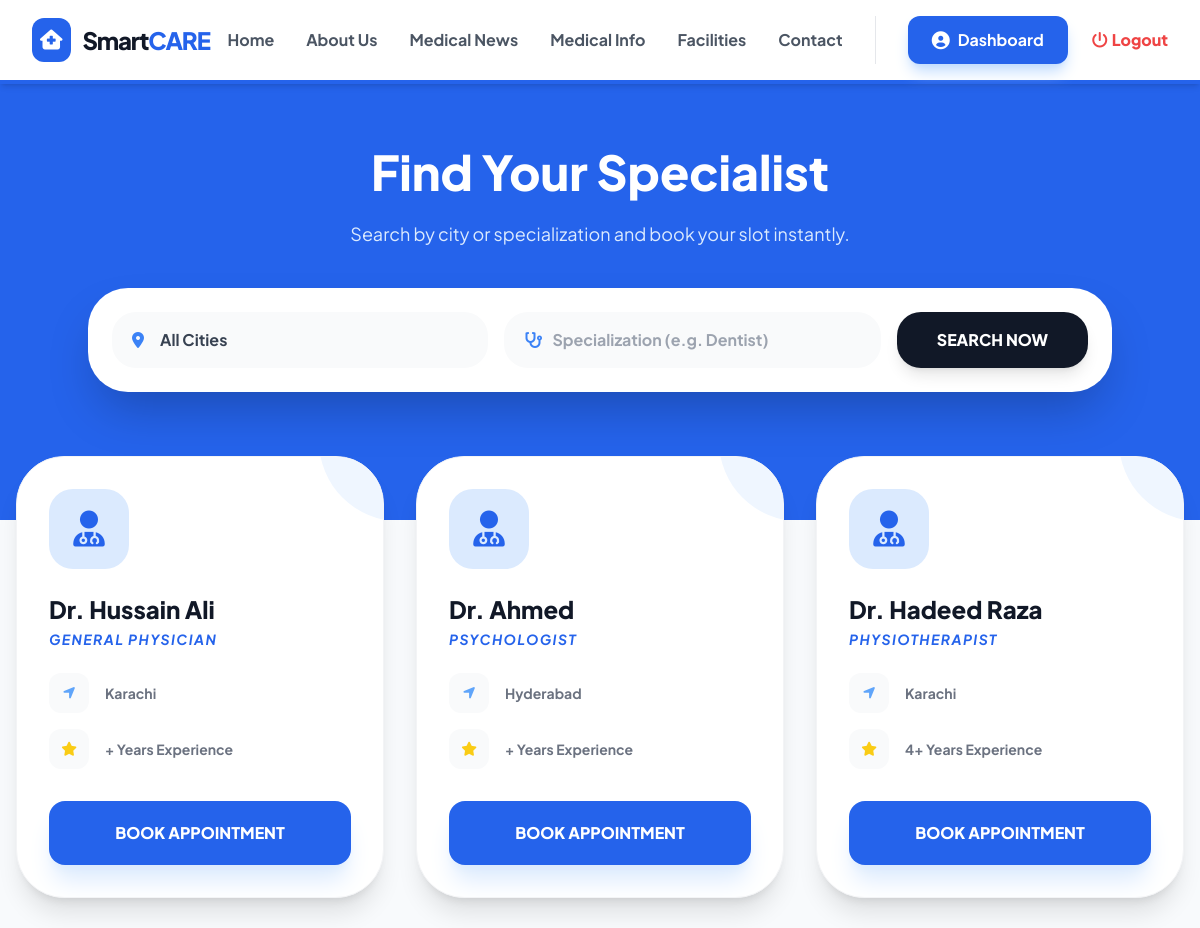
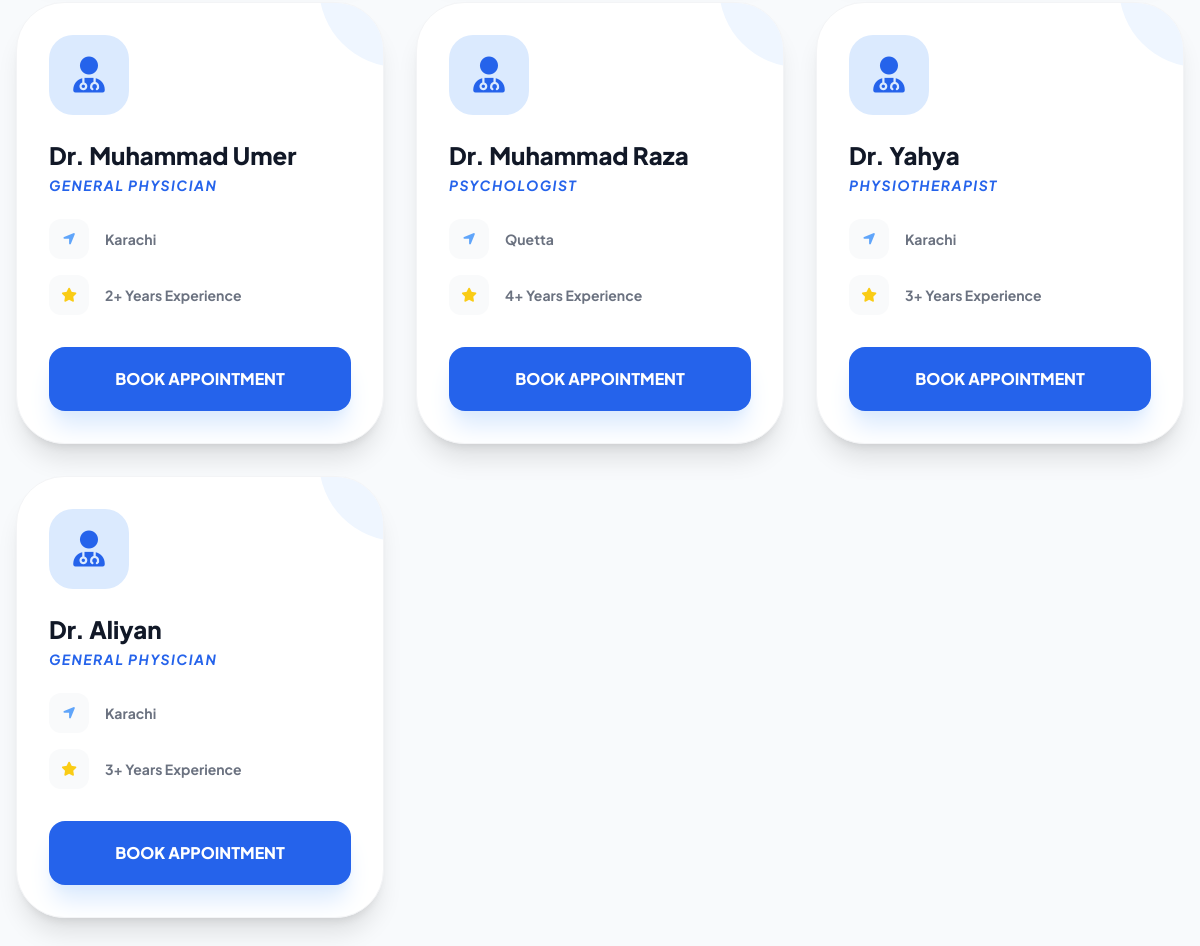
Page /search_doctors.php (signed in) on the committed database (2 pictures, top to bottom).
### tables this page shows
CREATE TABLE `doctors` (
  `doctor_id` int(11) NOT NULL,
  `user_id` int(11) NOT NULL,
  `city_id` int(11) NOT NULL,
  `specialization` varchar(100) DEFAULT NULL,
  `qualification` varchar(255) DEFAULT NULL,
  `experience_years` int(11) DEFAULT NULL,
  `doctor_phone` varchar(15) DEFAULT NULL,
  `doctor_email` varchar(100) DEFAULT NULL,
  `availability_status` text DEFAULT NULL,
  `consultation_fee` int(11) DEFAULT 0,
  `doc_name` varchar(100) DEFAULT NULL
);

CREATE TABLE `users` (
  `user_id` int(11) NOT NULL,
  `username` varchar(50) NOT NULL,
  `password` varchar(255) NOT NULL,
  `role_id` int(11) NOT NULL,
  `email` varchar(100) NOT NULL,
  `full_name` varchar(100) NOT NULL,
  `address` text NOT NULL,
  `phone_number` varchar(15) NOT NULL,
  `reset_token` varchar(255) DEFAULT NULL,
  `token_expiry` datetime DEFAULT NULL
);

CREATE TABLE `cities` (
  `city_id` int(11) NOT NULL,
  `city_name` varchar(100) NOT NULL
);

### search_doctors.php (the view, shortened to what this page needs)
<?php
include('config/db.php');
include('includes/header.php');
?>
<div class="bg-[#F8FAFC] min-h-screen pb-20">
    <div class="bg-blue-600 pt-16 pb-32 px-4">
        <div class="max-w-5xl mx-auto text-center">
            <h1 class="text-4xl md:text-5xl font-black text-white mb-6">Find Your Specialist</h1>
            <p class="text-blue-100 text-lg mb-10">Search by city or specialization and book your slot instantly.</p>
            <form action="" method="GET" class="bg-white p-4 rounded-[2.5rem] shadow-2xl flex flex-col md:flex-row gap-4 items-center border-8 border-white/20">
                <div class="flex-1 w-full relative">
                    <i class="fa-solid fa-location-dot absolute left-5 top-5 text-blue-500"></i>
                    <select name="city" class="w-full pl-12 pr-6 py-4 bg-gray-50 border-none rounded-3xl focus:ring-2 focus:ring-blue-500 font-bold text-gray-700 outline-none appearance-none">
                        <option value="">All Cities</option>
                    </select>
                </div>
                <div class="flex-1 w-full relative">
                    <i class="fa-solid fa-stethoscope absolute left-5 top-5 text-blue-500"></i>
                    <input type="text" name="spec" placeholder="Specialization (e.g. Dentist)" value="<?php echo $_GET['spec'] ?? ''; ?>"
                        class="w-full pl-12 pr-6 py-4 bg-gray-50 border-none rounded-3xl focus:ring-2 focus:ring-blue-500 font-bold text-gray-700 outline-none">
                </div>
                <button type="submit" class="w-full md:w-auto bg-gray-900 text-white px-10 py-4 rounded-3xl font-black hover:bg-blue-700 transition-all shadow-lg transform active:scale-95">
                    SEARCH NOW
                </button>
            </form>
        </div>
    </div>
    <div class="max-w-7xl mx-auto px-4 -mt-16">
        <div class="grid grid-cols-1 md:grid-cols-2 lg:grid-cols-3 gap-8">
            <?php
            $where = "WHERE 1=1";
            $sql = "SELECT d.*, u.full_name, c.city_name
                    FROM doctors d
                    JOIN users u ON d.user_id = u.user_id
                    JOIN cities c ON d.city_id = c.city_id
                    $where";
            $res = mysqli_query($conn, $sql);
            if (mysqli_num_rows($res) > 0) {
                while ($doc = mysqli_fetch_assoc($res)) {
            ?>
                    <div class="bg-white p-8 rounded-[3rem] shadow-xl border border-gray-100 hover:shadow-blue-100/50 transition-all duration-500 group relative overflow-hidden">
                        <div class="absolute top-0 right-0 w-32 h-32 bg-blue-50 rounded-bl-[5rem] -mr-16 -mt-16 group-hover:bg-blue-600 transition-colors duration-500"></div>
                        <div class="relative z-10">
                            <div class="w-20 h-20 bg-blue-100 text-blue-600 rounded-3xl flex items-center justify-center mb-6 group-hover:scale-110 transition-transform">
                                <i class="fa-solid fa-user-md text-4xl"></i>
                            </div>
                            <h3 class="text-2xl font-black text-gray-900 mb-1">Dr. <?php echo $doc['full_name']; ?></h3>
                            <p class="text-blue-600 font-bold text-sm mb-6 uppercase tracking-widest italic"><?php echo $doc['specialization']; ?></p>
                            <div class="space-y-4 mb-8">
                                <div class="flex items-center text-gray-500 font-bold text-sm">
                                    <div class="w-10 h-10 bg-gray-50 rounded-xl flex items-center justify-center mr-4">
                                        <i class="fa-solid fa-location-arrow text-blue-400"></i>
                                    </div>
                                    <?php echo $doc['city_name']; ?>
                                </div>
                                <div class="flex items-center text-gray-500 font-bold text-sm">
                                    <div class="w-10 h-10 bg-gray-50 rounded-xl flex items-center justify-center mr-4">
                                        <i class="fa-solid fa-star text-yellow-400"></i>
                                    </div>
                                    <?php echo $doc['experience_years']; ?>+ Years Experience
                                </div>
                            </div>
                            <a href="book_appointment.php?doc_id=<?php echo $doc['doctor_id']; ?>"
                                class="block text-center w-full py-5 bg-blue-600 text-white font-black rounded-2xl hover:bg-gray-900 transition-all shadow-xl shadow-blue-100 transform active:scale-95">
                                BOOK APPOINTMENT
                            </a>
                        </div>
                    </div>
            <?php
                }
            }
            ?>
        </div>
    </div>
</div>
<?php include('includes/footer.php'); ?>

### includes/header.php (style rules this page uses)
body { font-family: 'Plus Jakarta Sans', sans-serif; }

### rows in the picture
doctors: user.full_name "Hussain Ali", specialization "GENERAL PHYSICIAN", city.city_name "Karachi"
doctors: user.full_name "Ahmed", specialization "PSYCHOLOGIST", city.city_name "Hyderabad"
doctors: user.full_name "Hadeed Raza", specialization "PHYSIOTHERAPIST", city.city_name "Karachi", experience_years "4"
doctors: user.full_name "Muhammad Umer", specialization "GENERAL PHYSICIAN", city.city_name "Karachi", experience_years "2"
doctors: user.full_name "Muhammad Raza", specialization "PSYCHOLOGIST", city.city_name "Quetta", experience_years "4"
doctors: user.full_name "Yahya", specialization "PHYSIOTHERAPIST", city.city_name "Karachi", experience_years "3"
doctors: user.full_name "Aliyan", specialization "GENERAL PHYSICIAN", city.city_name "Karachi", experience_years "3"
